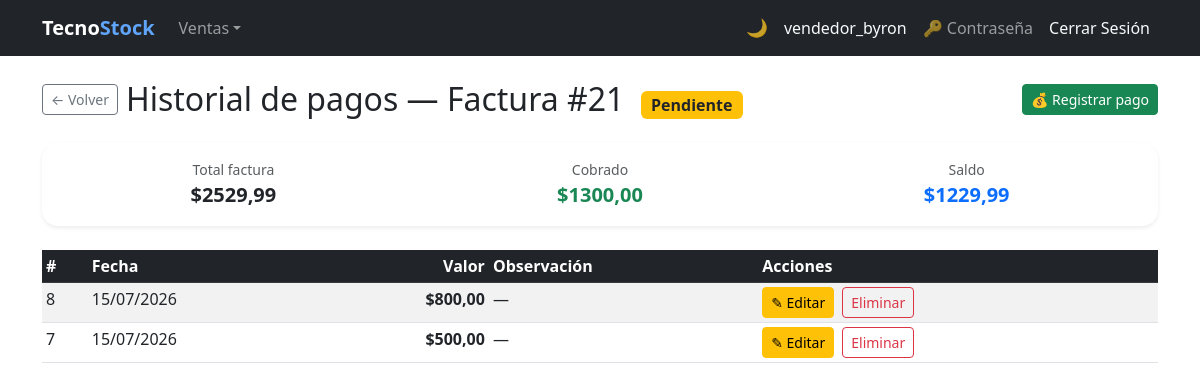
Screenshot of /cobros/facturas/21/historial/ (signed in) with the database file from the repository.
### billing/models.py (models this page shows, shortened)
class Invoice(models.Model):
    BORRADOR = 0
    EMITIDA  = 1
    ANULADA  = 2
    ESTADO_CHOICES = [
        (BORRADOR, 'Borrador'),
        (EMITIDA,  'Emitida'),
        (ANULADA,  'Anulada'),
    ]
    PENDIENTE = 'PENDIENTE'
    PAGADA    = 'PAGADA'
    ESTADO_COBRO_CHOICES = [
        (PENDIENTE, 'Pendiente'),
        (PAGADA,    'Pagada'),
    ]
    CONTADO = 'contado'
    CREDITO = 'credito'
    TIPO_PAGO_CHOICES = [
        (CONTADO, 'Contado'),
        (CREDITO, 'Crédito'),
    ]
    customer     = models.ForeignKey(Customer, on_delete=models.PROTECT, related_name='invoices')
    invoice_date = models.DateTimeField(auto_now_add=True)
    subtotal     = models.DecimalField(max_digits=12, decimal_places=2, default=0)
    tax          = models.DecimalField(max_digits=12, decimal_places=2, default=0)
    total        = models.DecimalField(max_digits=12, decimal_places=2, default=0)
    estado       = models.PositiveSmallIntegerField(
                       choices=ESTADO_CHOICES, default=BORRADOR, verbose_name='Estado')
    is_active    = models.BooleanField(default=True)
    PAYMENT_CHOICES = [('card', 'Tarjeta'), ('paypal', 'PayPal')]
    payment_method  = models.CharField(
                          max_length=10, choices=PAYMENT_CHOICES, null=True, blank=True,
                          verbose_name='Método de pago')
    paypal_order_id = models.CharField(max_length=64, null=True, blank=True)
    saldo        = models.DecimalField(
                       max_digits=12, decimal_places=2, default=0,
                       verbose_name='Saldo pendiente de cobro')
    estado_cobro = models.CharField(
                       max_length=10, choices=ESTADO_COBRO_CHOICES,
                       default=PENDIENTE, verbose_name='Estado de cobro')
    tipo_pago    = models.CharField(
                       max_length=10, choices=TIPO_PAGO_CHOICES,
                       default=CREDITO, verbose_name='Tipo de pago')
    class Meta:
        ordering = ['-invoice_date']
        permissions = [
            ('export_pdf', 'Can export PDF'),
            ('export_excel', 'Can export Excel'),
        ]
    @property
    def estado_cobro_badge_class(self):
        return 'bg-success' if self.estado_cobro == self.PAGADA else 'bg-warning text-dark'
    @property
    def pendiente_de_pago(self):
        return self.estado == self.EMITIDA and self.saldo > 0
    @property
    def cobrado(self):
        return self.total - self.saldo

### creditoventa/models.py (models this page shows, shortened)
class CobroFactura(models.Model):
    factura     = models.ForeignKey(
                      Invoice, on_delete=models.PROTECT, related_name='cobros',
                      verbose_name='Factura')
    fecha       = models.DateField(verbose_name='Fecha de pago')
    valor       = models.DecimalField(
                      max_digits=10, decimal_places=2,
                      validators=[MinValueValidator(Decimal('0.01'))],
                      verbose_name='Valor abonado')
    observacion = models.TextField(blank=True, verbose_name='Observación')
    created_at  = models.DateTimeField(auto_now_add=True)
    class Meta:
        verbose_name        = 'Cobro de Factura'
        verbose_name_plural  = 'Cobros de Facturas'
        ordering             = ['-fecha', '-id']

### creditoventa/views.py (the view)
# urls.py: path('facturas/<int:factura_pk>/historial/', views.historial_pagos, name='historial_pagos'),
@roles_required(*ROLES_COBROS)
def historial_pagos(request, factura_pk):
    factura = get_object_or_404(Invoice.objects.select_related('customer'), pk=factura_pk)
    cobros = factura.cobros.all()
    return render(request, 'creditoventa/historial_pagos.html', {
        'factura': factura, 'cobros': cobros,
    })

### security/templatetags/security_tags.py (called while the page is built)
@register.filter(name='has_group')
def has_group(user, group_name):
    if not user.is_authenticated:
        return False
    if user.is_superuser:  # el superusuario ve todo
        return True
    return user.groups.filter(name=group_name).exists()

@register.filter(name='has_any_group')
def has_any_group(user):
    if not user.is_authenticated:
        return False
    if user.is_superuser:
        return True
    return user.groups.exists()

### creditoventa/templates/creditoventa/historial_pagos.html (shortened to what this page needs)
{% extends 'billing/base.html' %}
{% block content %}
<div class="d-flex flex-wrap align-items-center gap-2 mb-4">
  <a href="{% url 'creditoventa:factura_list' %}" class="btn btn-outline-secondary btn-sm">&#8592; Volver</a>
  <h2 class="mb-0 me-auto">
    Historial de pagos — Factura #{{ factura.id }}
    <span class="badge {{ factura.estado_cobro_badge_class }} fs-6 ms-2">{{ factura.get_estado_cobro_display }}</span>
  </h2>
  {% if factura.pendiente_de_pago and perms.creditoventa.add_cobrofactura %}
    <a href="{% url 'creditoventa:cobro_create' factura.id %}" class="btn btn-success btn-sm">&#128176; Registrar pago</a>
  {% endif %}
</div>
<div class="card border-0 shadow-sm rounded-4 mb-4">
  <div class="card-body">
    <div class="row g-3 text-center">
      <div class="col-4">
        <small class="text-muted d-block">Total factura</small>
        <span class="fw-bold fs-5">${{ factura.total }}</span>
      </div>
      <div class="col-4">
        <small class="text-muted d-block">Cobrado</small>
        <span class="fw-bold fs-5 text-success">${{ factura.cobrado }}</span>
      </div>
      <div class="col-4">
        <small class="text-muted d-block">Saldo</small>
        <span class="fw-bold fs-5 text-primary">${{ factura.saldo }}</span>
      </div>
    </div>
  </div>
</div>
<table class="table table-striped table-hover table-sm">
  <thead class="table-dark">
    <tr>
      <th>#</th><th>Fecha</th><th class="text-end">Valor</th><th>Observación</th><th>Acciones</th>
    </tr>
  </thead>
  <tbody>
    {% for cobro in cobros %}
    <tr>
      <td>{{ cobro.id }}</td>
      <td>{{ cobro.fecha|date:"d/m/Y" }}</td>
      <td class="text-end fw-semibold">${{ cobro.valor }}</td>
      <td>{{ cobro.observacion|default:"—" }}</td>
      <td class="d-flex gap-2">
        {% if perms.creditoventa.change_cobrofactura %}
        <a href="{% url 'creditoventa:cobro_update' cobro.id %}" class="btn btn-sm btn-warning">&#9998; Editar</a>
        {% endif %}
        {% if factura.estado_cobro != 'PAGADA' and perms.creditoventa.delete_cobrofactura %}
        <a href="{% url 'creditoventa:cobro_delete' cobro.id %}" class="btn btn-sm btn-outline-danger">Eliminar</a>
        {% endif %}
      </td>
    </tr>
    {% empty %}
    <tr><td colspan="5" class="text-center">Aún no se han registrado pagos sobre esta factura.</td></tr>
    {% endfor %}
  </tbody>
</table>
{% endblock %}

### billing/templates/billing/base.html (shortened to what this page needs)
{% load security_tags %}
<!DOCTYPE html>
<html lang="es">
<head>
  <link href="https://cdn.jsdelivr.net/npm/bootstrap@5.3.0/dist/css/bootstrap.min.css" rel="stylesheet">
</head>
<body>
<nav class="navbar navbar-expand-lg navbar-dark bg-dark">
  <div class="container">
    <a class="navbar-brand fw-bold" href="{% url 'billing:home' %}">Tecno<span class="nav-brand-accent">Stock</span></a>
    <div class="collapse navbar-collapse" id="nav">
      <ul class="navbar-nav me-auto">
        {% if user.is_authenticated %}
        <li class="nav-item dropdown">
          <a class="nav-link dropdown-toggle" href="#" role="button" data-bs-toggle="dropdown" aria-expanded="false">Ventas</a>
        </li>
        {% endif %}
      </ul>
      <ul class="navbar-nav align-items-center">
        <li class="nav-item"><button type="button" class="theme-toggle-btn" id="theme-toggle" onclick="toggleTheme()" title="Cambiar tema claro / oscuro"><span id="theme-icon">&#127769;</span></button></li>
        <li class="nav-item">{% if user.is_authenticated %}<a class="nav-link text-light" href="{% url 'billing:dashboard' %}">{{ user.username }}</a>{% endif %}</li>
        <li class="nav-item">{% if user.is_authenticated %}<a class="nav-link" href="{% url 'password_change' %}" title="Cambiar contraseña">&#128273; Contraseña</a>{% endif %}</li>
        <li class="nav-item">{% if user.is_authenticated %}<form method="post" action="{% url 'logout' %}" class="d-inline">{% csrf_token %}<button type="submit" class="nav-link btn btn-link text-light btn-nav-link">Cerrar Sesión</button></form>{% else %}<a class="nav-link" href="{% url 'login' %}">Iniciar Sesión</a>{% endif %}</li>
      </ul>
    </div>
  </div>
</nav>
<div class="container mt-4">
  {% block content %}{% endblock %}
</div>
</body>
</html>

### billing/templates/billing/base.html (style rules this page uses)
.btn-nav-link { text-decoration: none; }
.nav-brand-accent { color: #60a5fa; }
.theme-toggle-btn { background: none; border: none; cursor: pointer; font-size: 1.1rem; line-height: 1; padding: .375rem .5rem; border-radius: .375rem; transition: background .2s; color: rgba(255,255,255,.75); }

### rows the page displays
Invoice: id "21", estado_cobro "Pendiente", total "2529,99", cobrado "1300,00", saldo "1229,99"
CobroFactura: id "8", fecha "15/07/2026", valor "800,00", observacion "—"
CobroFactura: id "7", fecha "15/07/2026", valor "500,00", observacion "—"

### other values shown
{{ user.username }} "vendedor_byron"
